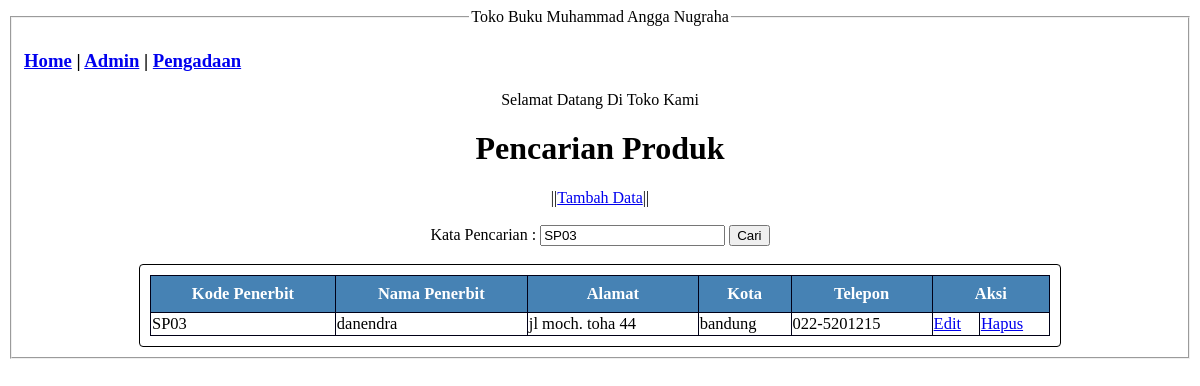
The app's page /Pengadaan.php?kata_cari=SP03 with its own data.
### tables this page shows
CREATE TABLE `tb_penerbit` (
  `id_penerbit` varchar(10) NOT NULL,
  `nama_penerbit` varchar(20) NOT NULL,
  `alamat` varchar(50) NOT NULL,
  `kota` varchar(10) NOT NULL,
  `telepon` varchar(20) NOT NULL
);

### Pengadaan.php (the view, shortened to what this page needs)
<!DOCTYPE html>
<html lang="en">
<head>
    <link rel="stylesheet" href="style.css">
</head>
<body>
    <fieldset >
        <legend align="center">Toko Buku Muhammad Angga Nugraha</legend>
        <h3>
            <a href="index.php">Home</a> |
            <a href="admin.php">Admin</a> |
            <a href="Pengadaan.php">Pengadaan</a>
        </h3>
        <legend align="center">Selamat Datang Di Toko Kami</legend>
        <center><h1>Pencarian Produk</h1></center>
        <center>||<a href="tambah_penerbit.html">Tambah Data</a>||</center>
        <br>
        <form method="GET" action="index.php" style="text-align: center;">
        <label>Kata Pencarian : </label>
        <input type="text" name="kata_cari" value="<?php if(isset($_GET['kata_cari'])) { echo
        $_GET['kata_cari']; } ?>" />
        <button type="submit">Cari</button>
        </form>
<br>
<div class="table_keren">
    <table class="table_home">
        <thead>
        <tr>
        <th>Kode Penerbit</th>
        <th>Nama Penerbit</th>
        <th>Alamat</th>
        <th>Kota</th>
        <th>Telepon</th>
        <th colspan="2">Aksi</th>
        </tr>
        </thead>
    <?php
    include 'koneksi.php';
    if(isset($_GET['kata_cari'])) {
    $kata_cari = $_GET['kata_cari'];
    $query = "SELECT * FROM tb_penerbit WHERE id_penerbit like '%".$kata_cari."%' OR
    nama_penerbit like '%".$kata_cari."%' ORDER BY id_penerbit ASC";
    } else {
    $query = "SELECT * FROM tb_penerbit ORDER BY id_penerbit ASC";
    }
    $result = mysqli_query($koneksi, $query);
    while ($row = mysqli_fetch_assoc($result)) {
        ?>
        <tr>
            <td><?php echo $row['id_penerbit']; ?></td>
            <td><?php echo $row['nama_penerbit']; ?></td>
            <td><?php echo $row['alamat']; ?></td>
            <td><?php echo $row['kota']; ?></td>
            <td><?php echo $row['telepon']; ?></td>
            <td><a href="edit_penerbit.php?id_penerbit=<?php echo $row['id_penerbit']; ?>">Edit</a></td>
            <td><a href="delete_penerbit.php?id_penerbit=<?php echo $row['id_penerbit']; ?>" onclick="return confirm('Apakah Anda Yakin Ingin Menghapus?')">Hapus</a></td>
        </tr>
        <?php
        }
        ?>
        </table>
    </fieldset>
</body>
</html>

### style.css (style rules this page uses)
.table_keren { max-width: 900px; border: 1px solid black; padding: 10px; overflow: auto; margin: auto; border-radius: 4px; }
.table_home { width: 100%; font-size: 16.5px; border-collapse: collapse; }
table thead { background-color: steelblue; color: white; }
table thead th { padding: 8px; }
table th, table td { border: 1px solid #000017; }

### records on screen
tb_penerbit: id_penerbit "SP03", nama_penerbit "danendra", alamat "jl moch. toha 44", kota "bandung", telepon "022-5201215"
